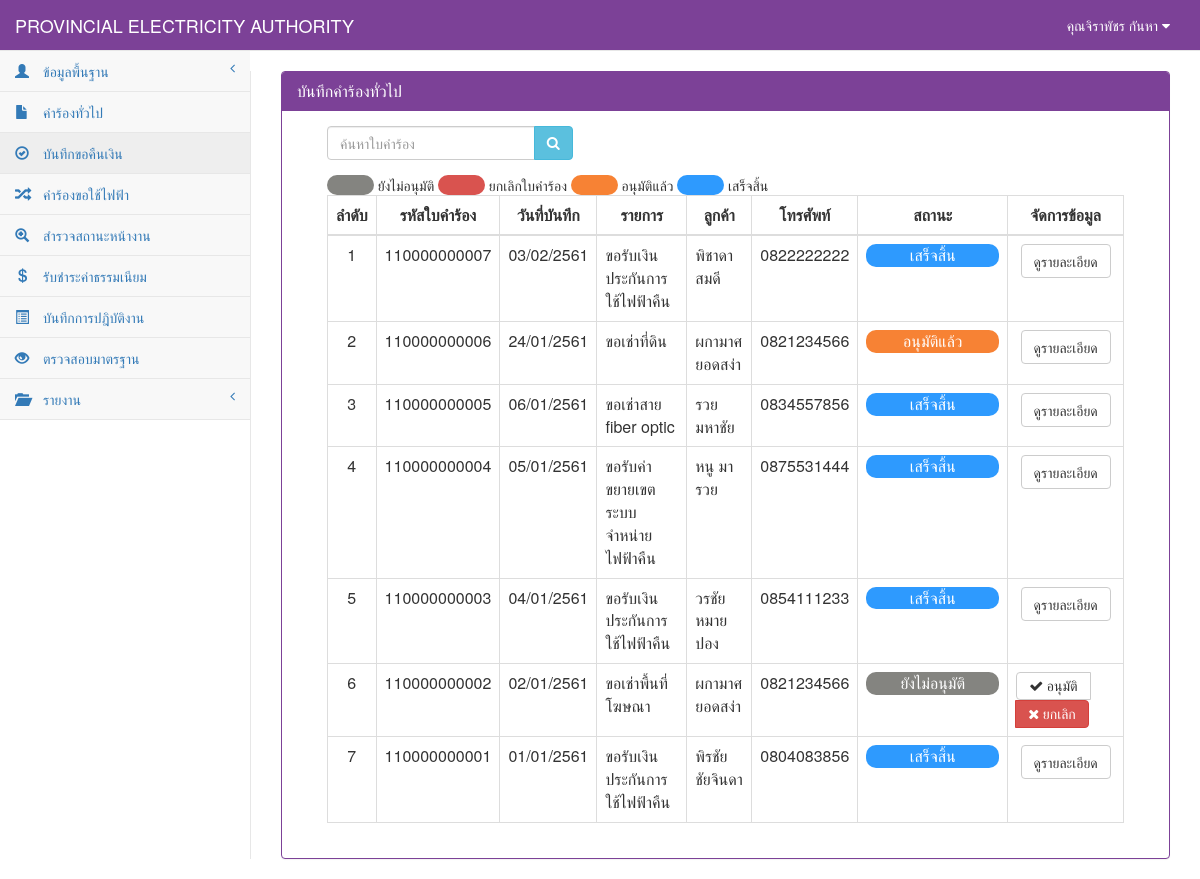
The app's page /StatusGeneral.php (signed in), older data.
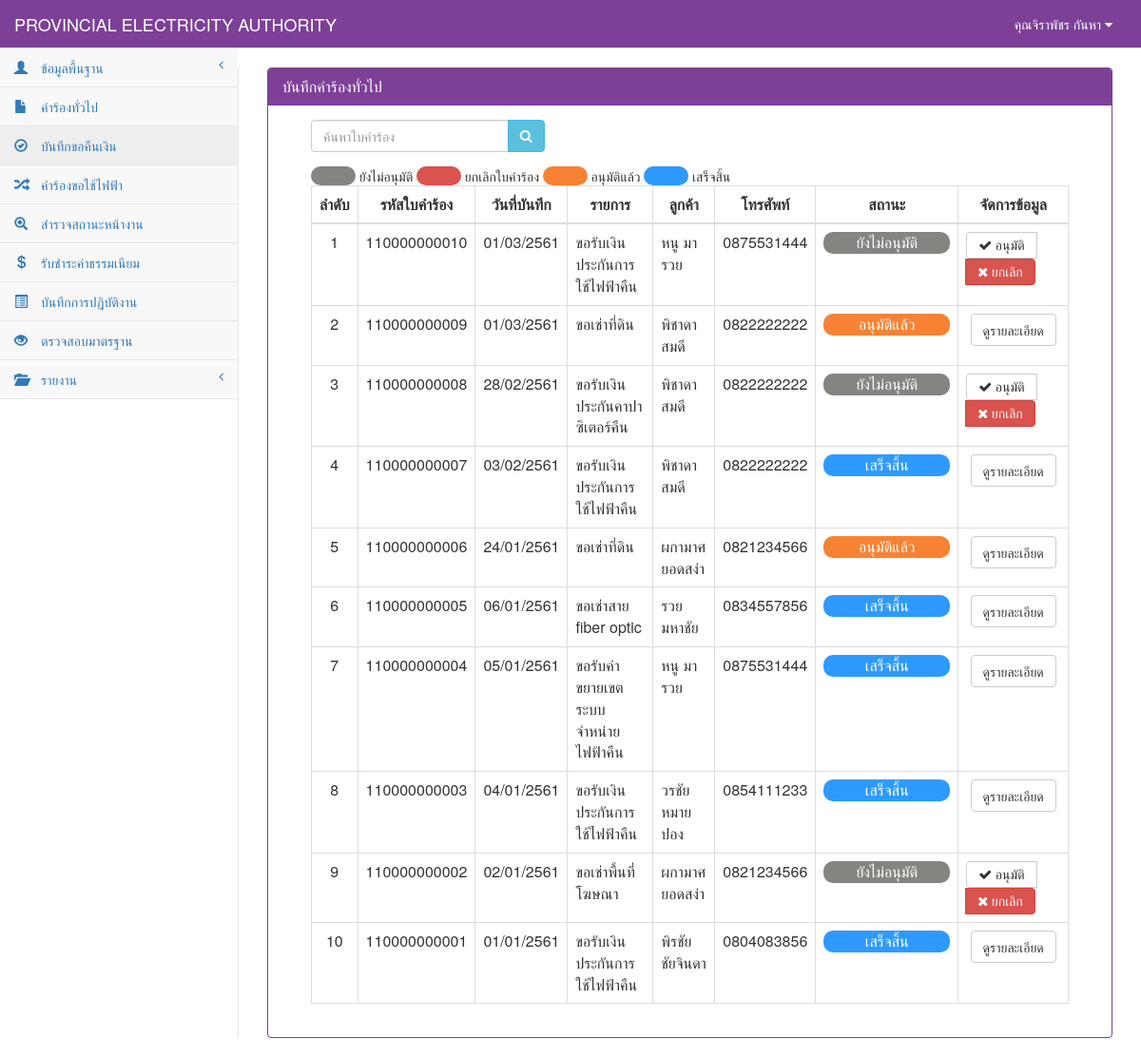
The same page, newer data.
### tables this page shows
CREATE TABLE `tb_general` (
  `rg_id` char(12) NOT NULL,
  `rg_date` date NOT NULL,
  `rg_branch` varchar(50) NOT NULL,
  `user_id` char(13) NOT NULL,
  `cus_id` char(13) NOT NULL,
  `rg_place_type` int(1) NOT NULL,
  `rg_place_other` varchar(50) NOT NULL,
  `rg_place_name` varchar(50) NOT NULL,
  `rg_place_homeid` varchar(20) NOT NULL,
  `rg_place_number` varchar(20) NOT NULL,
  `rg_place_village` varchar(20) NOT NULL,
  `rg_place_room` varchar(10) NOT NULL,
  `rg_place_floor` varchar(5) NOT NULL,
  `rg_place_alley` varchar(50) NOT NULL,
  `rg_place_alleyway` varchar(50) NOT NULL,
  `rg_place_road` varchar(50) NOT NULL,
  `rg_place_villno` varchar(2) NOT NULL,
  `rg_place_district` varchar(30) NOT NULL,
  `rg_place_canton` varchar(30) NOT NULL,
  `rg_place_province` varchar(30) NOT NULL,
  `rg_place_post` varchar(10) NOT NULL,
  `rg_place_tel` char(10) NOT NULL,
  `rg_place_fax` char(10) NOT NULL,
  `rg_place_email` varchar(30) NOT NULL,
  `rg_place_service` varchar(10) NOT NULL,
  `rg_contact_place` varchar(100) NOT NULL,
  `rg_contact_homeid` varchar(20) NOT NULL,
  `rg_contact_number` varchar(20) NOT NULL,
  `rg_contact_village` varchar(20) NOT NULL,
  `rg_contact_room` varchar(10) NOT NULL,
  `rg_contact_floor` varchar(5) NOT NULL,
  `rg_contact_alley` varchar(50) NOT NULL,
  `rg_contact_alleyway` varchar(50) NOT NULL,
  `rg_contact_road` varchar(50) NOT NULL,
  `rg_contact_villno` varchar(2) NOT NULL,
  `rg_contact_district` varchar(30) NOT NULL,
  `rg_contact_canton` varchar(30) NOT NULL,
  `rg_contact_province` varchar(30) NOT NULL,
  `rg_contact_post` varchar(10) NOT NULL,
  `rg_contact_tel` char(10) NOT NULL,
  `rg_contact_fax` char(10) NOT NULL,
  `rg_contact_email` varchar(30) NOT NULL,
  `rg_want_type` int(2) NOT NULL,
  `rg_want_other` varchar(100) NOT NULL,
  `rg_detail` varchar(100) NOT NULL,
  `rg_money` int(5) NOT NULL,
  `rg_status` int(1) NOT NULL,
  `rg_date_back` date default NULL,
  PRIMARY KEY  (`rg_id`)
);

CREATE TABLE `tb_customer` (
  `cus_id` char(13) NOT NULL,
  `cus_first` int(2) NOT NULL,
  `cus_name` varchar(50) NOT NULL,
  `cus_type` varchar(30) NOT NULL,
  `cus_code` char(9) NOT NULL,
  `cus_tax` char(13) NOT NULL,
  `cus_homeid` varchar(20) NOT NULL,
  `cus_number` varchar(20) NOT NULL,
  `cus_village` varchar(20) NOT NULL,
  `cus_room` varchar(10) NOT NULL,
  `cus_floor` varchar(5) NOT NULL,
  `cus_alley` varchar(50) NOT NULL,
  `cus_alleyway` varchar(50) NOT NULL,
  `cus_road` varchar(50) NOT NULL,
  `cus_vilno` varchar(2) NOT NULL,
  `cus_district` varchar(30) NOT NULL,
  `cus_canton` varchar(30) NOT NULL,
  `cus_province` varchar(30) NOT NULL,
  `cus_post` varchar(10) NOT NULL,
  `cus_tel` char(10) NOT NULL,
  `cus_fax` char(10) NOT NULL,
  `cus_email` varchar(30) NOT NULL,
  PRIMARY KEY  (`cus_id`)
);

### connect_db.php (called while the page is built, shortened)
<?php
$dbname="pea";
?>

### StatusGeneral.php (the view, shortened to what the changed rows need)
<?php
include "connect_db.php";
function Dateim($mydate){
    $d=split("-",$mydate);
    $mydate=$d[2]."/".$d[1]."/".($d[0]+543);
    return "$mydate";
}
?>
<!DOCTYPE html>
<html>
<head>
    <link href="vendor/bootstrap/css/bootstrap.css" rel="stylesheet">
    <link href="vendor/metisMenu/metisMenu.css" rel="stylesheet">
    <link href="dist/css/sb-admin-2.css" rel="stylesheet">
    <link href="vendor/font-awesome/css/font-awesome.css" rel="stylesheet" type="text/css">
</head>
<body>
    <div id="page-wrapper">
        <div class="panel panel-primary">
                <div class="panel-heading">
                    <h2 class="panel-title">บันทึกคำร้องทั่วไป</h2>
                </div>
            <div class="panel-body">
                <div class="col-sm-12">
            <div class="col-sm-12">
                <div class="table-responsive">
                    <table width="100%" class="table table-bordered table-hover">
                        <thead>
                            <tr>
                                <th class=" text-center" >ลำดับ</th>
                                <th class=" text-center" >รหัสใบคำร้อง</th>
                                <th class=" text-center" >วันที่บันทึก</th>
                                <th class=" text-center" >รายการ</th>
                                <th class=" text-center" >ลูกค้า</th>
                                <th class=" text-center" >โทรศัพท์</th>
                                <th class=" text-center" style="min-width: 150"  >สถานะ</th>
                                <th class=" text-center ">จัดการข้อมูล</th>
                            </tr>
                        </thead>
                            <tbody>
                            <?php
                                $sql="select * from tb_general where rg_id like '%".$_POST[search]."%' order by rg_id desc";
                                $result=mysql_db_query($dbname,$sql);
                                    if(mysql_num_rows($result)>0){
                                        while($array=mysql_fetch_array($result)){
                                            $page++;
                                            $sqlcus="select * from tb_customer where cus_id='".$array[cus_id]."'";
                                            $resultcus=mysql_db_query($dbname,$sqlcus);
                                            $arraycus=mysql_fetch_array($resultcus);
                                            if($array[rg_want_type]==0){
                                                $want="ขอรับเงินประกันการใช้ไฟฟ้าคืน";
                                            }elseif($array[rg_want_type]==1){
                                                $want="ขอรับเงินประกันคาปาซิเตอร์คืน";
                                            }elseif($array[rg_want_type]==2){
                                                $want="ขอรับเงินประกันหม้อแปลงไฟฟ้าคืน";
                                            }elseif($array[rg_want_type]==3){
                                                $want="ขอรับค่าขยายเขตระบบจำหน่ายไฟฟ้าคืน";
                                            }elseif($array[rg_want_type]==4){
                                                $want="ขอใช้บริการพิมพ์โฆษณาหลังใบแจ้งหนี้";
                                            }elseif($array[rg_want_type]==5){
                                                $want="ขอชำระเงินค่าไฟฟ้าโดยหักจากบัญชีเงินฝากธนาคาร";
                                            }elseif($array[rg_want_type]==6){
                                                $want="ขอเช่าพื้นที่โฆษณา";
                                            }elseif($array[rg_want_type]==7){
                                                $want="ขอเช่าพาดสายโทรนาคม";
                                            }elseif($array[rg_want_type]==8){
                                                $want="ขอเช่าสาย fiber optic";
                                            }elseif($array[rg_want_type]==9){
                                                $want="ขอเช่าที่ดิน";
                                            }elseif($array[rg_want_type]==10){
                                                $want="ขอซื้อที่ดิน";
                                            }elseif($array[rg_want_type]==11){
                                                $want="ขอใช้ไฟฟ้าที่ กฟภ. สนับสนุน";
                                            }else{
                                               $want=$array[rg_want_other];
                                            }
                                            if($array[rg_status]==0){
                                                $status="#848480";
                                                $label="ยังไม่อนุมัติ";
                                            }elseif($array[rg_status]==1){
                                               $status="#F78234";
                                               $label="อนุมัติแล้ว";
                                            }elseif($array[rg_status]==2){
                                               $status="#d9534f";
                                              $label="ยกเลิกใบคำร้อง";
                                            }elseif($array[rg_status]==3){
                                              $status="#2E9AFE";
                                               $label="เสร็จสิ้น";
                                            }
                            ?>
                                    <tr>
                                        <td class="text-center"><?=$page?></td>
                                            <td class=" text-center"><?=$array[rg_id]?></td>
                                            <td class=" text-center"><?= Dateim($array[rg_date]);?></td>
                                            <td><?=$want?></td>
                                            <td><?=$arraycus[cus_name]?></td>
                                            <td class="text-center"><?=$arraycus[cus_tel]?></td>
                                            <td class="text-center"><div style="border-radius:10px; background-color: <?=$status?>; color: white;"><?=$label?></div></td>
                                            <?php
                                            if($array[rg_status]=='0'){
                                            ?>
                                            <td align="center">
                                                <div class="btn-group">
                                                    <a class="btn btn-default" href="StatusGeneral_detail.php?id=<?=$array[rg_id]?>" title="อนุมัติ"><i class="fa fa-check"> อนุมัติ</i></a>
                                                    <a class="btn btn-danger" onclick="return confirm('คุณต้องการยกเลิกใบคำร้องนี่ ?')" href="StatusGeneral_save.php?id=<?=$array[rg_id]?>&mode=del" ><i class="fa fa-times"> ยกเลิก</i></a>
                                                </div>
                                            </td>
                                            <?php
                                            }else{
                                            ?>
                                            <td align="center">
                                                <center>
                                                    <a class="btn btn-default" href="StatusGeneral_detail.php?id=<?=$array[rg_id]?>&mode=view" title="ดูรายละเอียด">ดูรายละเอียด</a>
                                                </center>
                                            </td>
                                            <?php
                                            }
                                            ?>
                                    </tr>
                                    <?php
                                                    }
                                            }else{
                                    ?>
                                    <tr><td colspan="7" align="center">ไม่พบข้อมูล</td></tr>
                                    <?
                                            }
                                    ?>
                            </tbody>
                    </table>
                </div>
            </div>
        </div>
            </div>
        </div>
</div>
</body>
</html>

Row changes from the older to the newer data that the page shows:
added tb_general: rg_id "110000000010", rg_date "01/03/2561", rg_want_type "ขอรับเงินประกันการใช้ไฟฟ้าคืน", cus.cus_name "หนู มารวย", cus.cus_tel "0875531444", rg_status "ยังไม่อนุมัติ"
added tb_general: rg_id "110000000009", rg_date "01/03/2561", rg_want_type "ขอเช่าที่ดิน", cus.cus_name "พิชาดา สมดี", cus.cus_tel "0822222222", rg_status "อนุมัติแล้ว"
added tb_general: rg_id "110000000008", rg_date "28/02/2561", rg_want_type "ขอรับเงินประกันคาปาซิเตอร์คืน", cus.cus_name "พิชาดา สมดี", cus.cus_tel "0822222222", rg_status "ยังไม่อนุมัติ"
